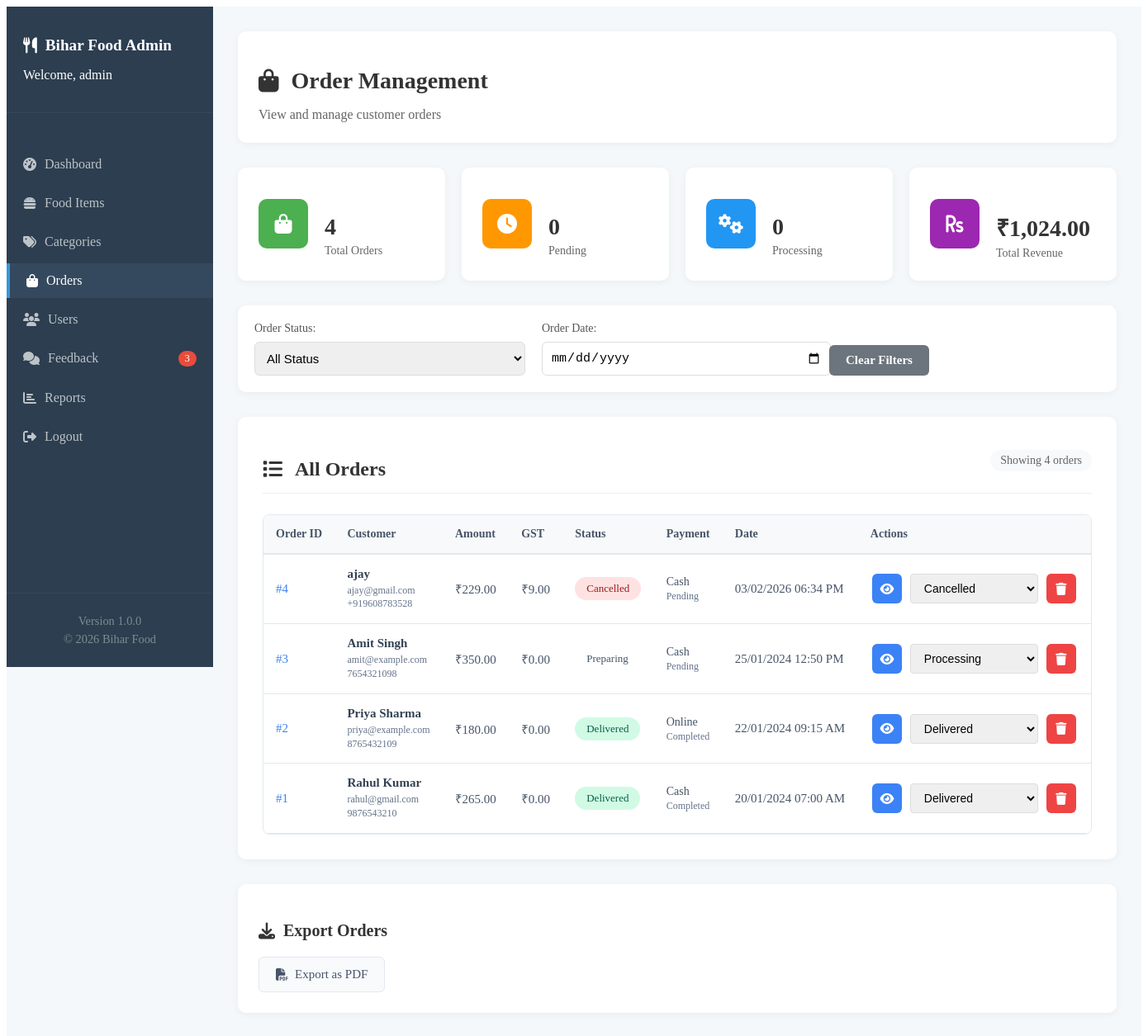
Screenshot of /admin/orders.php (signed in) with the database file from the repository.
### tables this page shows
CREATE TABLE `orders` (
  `id` int(11) NOT NULL,
  `user_id` int(11) NOT NULL,
  `order_number` varchar(20) DEFAULT NULL,
  `total_price` decimal(10,2) NOT NULL,
  `subtotal` decimal(10,2) NOT NULL,
  `delivery_charge` decimal(10,2) DEFAULT 0.00,
  `tax_amount` decimal(10,2) DEFAULT 0.00,
  `discount_amount` decimal(10,2) DEFAULT 0.00,
  `status` enum('pending','confirmed','preparing','ready','out_for_delivery','delivered','cancelled') DEFAULT 'pending',
  `payment_method` enum('cash','online','card') DEFAULT 'cash',
  `payment_status` enum('pending','completed','failed','refunded') DEFAULT 'pending',
  `payment_id` varchar(100) DEFAULT NULL,
  `delivery_address` text NOT NULL,
  `delivery_instructions` text DEFAULT NULL,
  `customer_name` varchar(100) DEFAULT NULL,
  `customer_phone` varchar(15) DEFAULT NULL,
  `customer_email` varchar(100) DEFAULT NULL,
  `estimated_delivery_time` timestamp NULL DEFAULT NULL,
  `actual_delivery_time` timestamp NULL DEFAULT NULL,
  `cancelled_at` timestamp NULL DEFAULT NULL,
  `cancellation_reason` text DEFAULT NULL,
  `order_date` timestamp NOT NULL DEFAULT current_timestamp(),
  `updated_at` timestamp NOT NULL DEFAULT current_timestamp() ON UPDATE current_timestamp()
);

CREATE TABLE `users` (
  `id` int(11) NOT NULL,
  `name` varchar(100) NOT NULL,
  `email` varchar(100) NOT NULL,
  `password` varchar(255) NOT NULL,
  `phone` varchar(15) DEFAULT NULL,
  `address` text DEFAULT NULL,
  `role` enum('user','admin') DEFAULT 'user',
  `created_at` timestamp NOT NULL DEFAULT current_timestamp(),
  `updated_at` timestamp NOT NULL DEFAULT current_timestamp() ON UPDATE current_timestamp()
);

### admin/orders.php (the view, shortened to what this page needs)
<?php
$conn = getDBConnection();
$statusFilter = isset($_GET['status']) ? $_GET['status'] : '';
$dateFilter = isset($_GET['date']) ? $_GET['date'] : '';
$whereClause = "WHERE 1=1";
$ordersQuery = "SELECT o.*, u.name as user_name, u.email, u.phone
                FROM orders o
                JOIN users u ON o.user_id = u.id
                $whereClause
                ORDER BY o.order_date DESC";
$ordersResult = mysqli_query($conn, $ordersQuery);
$statsQuery = "SELECT
                COUNT(*) as total_orders,
                SUM(CASE WHEN status = 'pending' THEN 1 ELSE 0 END) as pending_orders,
                SUM(CASE WHEN status = 'processing' THEN 1 ELSE 0 END) as processing_orders,
                SUM(CASE WHEN status = 'delivered' THEN 1 ELSE 0 END) as delivered_orders,
                SUM(CASE WHEN status = 'cancelled' THEN 1 ELSE 0 END) as cancelled_orders,
                SUM(total_price) as total_revenue
               FROM orders";
$statsResult = mysqli_query($conn, $statsQuery);
$stats = mysqli_fetch_assoc($statsResult);
?>
<!DOCTYPE html>
<html lang="en">
<head>
    <link rel="stylesheet" href="../assets/css/admin.css">
    <link rel="stylesheet" href="https://cdnjs.cloudflare.com/ajax/libs/font-awesome/6.4.0/css/all.min.css">
</head>
<body>
    <div class="admin-container">
        <?php include 'sidebar.php'; ?>
        <div class="admin-main">
            <div class="admin-header">
                <div class="header-left">
                    <h1><i class="fas fa-shopping-bag"></i> Order Management</h1>
                    <p>View and manage customer orders</p>
                </div>
            </div>
            <div class="stats-grid">
                <div class="stat-card">
                    <div class="stat-icon" style="background: #4CAF50;">
                        <i class="fas fa-shopping-bag"></i>
                    </div>
                    <div class="stat-info">
                        <h3><?php echo $stats['total_orders']; ?></h3>
                        <p>Total Orders</p>
                    </div>
                </div>
                <div class="stat-card">
                    <div class="stat-icon" style="background: #FF9800;">
                        <i class="fas fa-clock"></i>
                    </div>
                    <div class="stat-info">
                        <h3><?php echo $stats['pending_orders']; ?></h3>
                        <p>Pending</p>
                    </div>
                </div>
                <div class="stat-card">
                    <div class="stat-icon" style="background: #2196F3;">
                        <i class="fas fa-cogs"></i>
                    </div>
                    <div class="stat-info">
                        <h3><?php echo $stats['processing_orders']; ?></h3>
                        <p>Processing</p>
                    </div>
                </div>
                <div class="stat-card">
                    <div class="stat-icon" style="background: #9C27B0;">
                        <i class="fas fa-rupee-sign"></i>
                    </div>
                    <div class="stat-info">
                        <h3>₹<?php echo number_format($stats['total_revenue'] ?? 0, 2); ?></h3>
                        <p>Total Revenue</p>
                    </div>
                </div>
            </div>
            <div class="filters-section">
                <form method="GET" class="filter-form">
                    <div class="filter-row">
                        <div class="filter-group">
                            <label>Order Status:</label>
                            <select name="status" onchange="this.form.submit()">
                                <option value="">All Status</option>
                            </select>
                        </div>
                        <div class="filter-group">
                            <label>Order Date:</label>
                            <input type="date" name="date" value="<?php echo $dateFilter; ?>" onchange="this.form.submit()">
                        </div>
                        <div class="filter-group">
                            <a href="orders.php" class="btn-secondary">Clear Filters</a>
                        </div>
                    </div>
                </form>
            </div>
            <div class="dashboard-section">
                <div class="section-header">
                    <h2><i class="fas fa-list"></i> All Orders</h2>
                    <span>Showing <?php echo mysqli_num_rows($ordersResult); ?> orders</span>
                </div>
                <div class="table-responsive">
                    <table class="data-table">
                        <thead>
                            <tr>
                                <th>Order ID</th>
                                <th>Customer</th>
                                <th>Amount</th>
                                <th>GST</th>
                                <th>Status</th>
                                <th>Payment</th>
                                <th>Date</th>
                                <th>Actions</th>
                            </tr>
                        </thead>
                        <tbody>
                            <?php if (mysqli_num_rows($ordersResult) > 0): ?>
                                <?php while ($order = mysqli_fetch_assoc($ordersResult)): ?>
                                    <tr>
                                        <td>
                                            <a href="order-details.php?id=<?php echo $order['id']; ?>" class="order-link">
                                                #<?php echo $order['id']; ?>
                                            </a>
                                        </td>
                                        <td>
                                            <div class="customer-info">
                                                <strong><?php echo htmlspecialchars($order['user_name']); ?></strong>
                                                <small><?php echo htmlspecialchars($order['email']); ?></small>
                                                <small><?php echo htmlspecialchars($order['phone']); ?></small>
                                            </div>
                                        </td>
                                        <td>₹<?php echo number_format($order['total_price'], 2); ?></td>
                                        <td>₹<?php echo number_format($order['tax_amount'], 2); ?></td>
                                        <td>
                                            <span class="status-badge status-<?php echo $order['status']; ?>">
                                                <?php echo ucfirst($order['status']); ?>
                                            </span>
                                        </td>
                                        <td>
                                            <span class="payment-method">
                                                <?php echo ucfirst($order['payment_method']); ?><br>
                                                <small><?php echo ucfirst($order['payment_status']); ?></small>
                                            </span>
                                        </td>
                                        <td><?php echo date('d/m/Y h:i A', strtotime($order['order_date'])); ?></td>
                                        <td>
                                            <div class="action-buttons">
                                                <a href="order-details.php?id=<?php echo $order['id']; ?>"
                                                    class="btn-action btn-view" title="View Details">
                                                    <i class="fas fa-eye"></i>
                                                </a>
                                                <form method="POST" style="display: inline;">
                                                    <select name="status" onchange="this.form.submit()" style="padding: 8px 12px; border: 1px solid #ddd; border-radius: 4px; font-size: 14px; cursor: pointer;">
                                                        <option value="processing" <?php echo ($order['status'] == 'processing' || $order['status'] == 'preparing') ? 'selected' : ''; ?>>Processing</option>
                                                        <option value="delivered" <?php echo $order['status'] == 'delivered' ? 'selected' : ''; ?>>Delivered</option>
                                                        <option value="cancelled" <?php echo $order['status'] == 'cancelled' ? 'selected' : ''; ?>>Cancelled</option>
                                                    </select>
                                                </form>
                                                <a href="?delete=<?php echo $order['id']; ?>"
                                                    class="btn-action btn-delete" title="Delete Order"
                                                    onclick="return confirm('Are you sure you want to delete order #<?php echo $order['id']; ?>? This action cannot be undone.')">
                                                    <i class="fas fa-trash"></i>
                                                </a>
                                            </div>
                                        </td>
                                    </tr>
                                <?php endwhile; ?>
                            <?php endif; ?>
                        </tbody>
                    </table>
                </div>
            </div>
            <div class="export-section">
                <h3><i class="fas fa-download"></i> Export Orders</h3>
                <div class="export-options">
                    <a href="export-orders.php?type=pdf&status=<?php echo $statusFilter; ?>&date=<?php echo $dateFilter; ?>"
                        class="btn-export">
                        <i class="fas fa-file-pdf"></i> Export as PDF
                    </a>
                </div>
            </div>
        </div>
    </div>
</body>
</html>

### assets/css/admin.css (style rules this page uses)
.admin-container { display: flex; min-height: 100vh; background: #f5f7fa; }
.admin-main { flex: 1; margin-left: 250px; padding: 20px; }
.admin-header { background: white; padding: 20px; border-radius: 10px; box-shadow: 0 2px 10px rgba(0,0,0,0.1); margin-bottom: 20px; display: flex; justify-content: space-between; align-items: center; }
.stats-grid { display: grid; grid-template-columns: repeat(auto-fit, minmax(240px, 1fr)); gap: 20px; margin-bottom: 30px; }
.stat-card { background: white; padding: 20px; border-radius: 10px; box-shadow: 0 2px 10px rgba(0,0,0,0.1); display: flex; align-items: center; gap: 20px; }
.stat-icon { width: 60px; height: 60px; border-radius: 10px; display: flex; align-items: center; justify-content: center; color: white; font-size: 1.5rem; }
.stat-info h3 { font-size: 2rem; margin-bottom: 5px; }
.stat-info p { color: #666; font-size: 0.9rem; }
.dashboard-section { background: white; border-radius: 10px; padding: 20px; margin-bottom: 20px; box-shadow: 0 2px 10px rgba(0,0,0,0.1); }
.section-header { display: flex; justify-content: space-between; align-items: center; margin-bottom: 20px; padding-bottom: 15px; border-bottom: 1px solid #eee; }
.table-responsive { overflow-x: auto; }
.data-table { width: 100%; border-collapse: collapse; }
.data-table th, .data-table td { padding: 12px 15px; text-align: left; border-bottom: 1px solid #eee; }
.data-table th { background: #f8f9fa; font-weight: 600; color: #495057; }
.status-badge { padding: 5px 10px; border-radius: 20px; font-size: 0.8rem; font-weight: 500; }
.status-delivered { background: #d4edda; color: #155724; }
.status-cancelled { background: #f8d7da; color: #721c24; }
.btn-action { display: inline-flex; align-items: center; justify-content: center; width: 30px; height: 30px; border-radius: 5px; margin: 0 2px; text-decoration: none; transition: all 0.3s ease; }
.btn-view { background: #3498db; color: white; }
.btn-delete { background: #e74c3c; color: white; }
.btn-secondary { background: #6c757d; color: white; border: none; padding: 12px 30px; border-radius: 5px; cursor: pointer; font-weight: 600; transition: background 0.3s ease; }

### rows the page displays
orders: id "4", user.name "ajay", user.email "ajay@gmail.com", user.phone "+919608783528", total_price "229.00", tax_amount "9.00", status "Cancelled", payment_method "Cash", payment_status "Pending", order_date "03/02/2026 06:34 PM"
orders: id "3", user.name "Amit Singh", user.email "amit@example.com", user.phone "7654321098", total_price "350.00", tax_amount "0.00", status "Preparing", payment_method "Cash", payment_status "Pending", order_date "25/01/2024 12:50 PM", status "Processing"
orders: id "2", user.name "Priya Sharma", user.email "priya@example.com", user.phone "8765432109", total_price "180.00", tax_amount "0.00", status "Delivered", payment_method "Online", payment_status "Completed", order_date "22/01/2024 09:15 AM"
orders: id "1", user.name "Rahul Kumar", user.email "rahul@gmail.com", user.phone "9876543210", total_price "265.00", tax_amount "0.00", status "Delivered", payment_method "Cash", payment_status "Completed", order_date "20/01/2024 07:00 AM"

### other values shown
$_SESSION['admin_username'] "admin"
$feedbackCount "3"
$stats['total_orders'] "4"
$stats['pending_orders'] "0"
$stats['processing_orders'] "0"
$stats['total_revenue'] "1,024.00"
mysqli_num_rows($ordersResult) "4"
